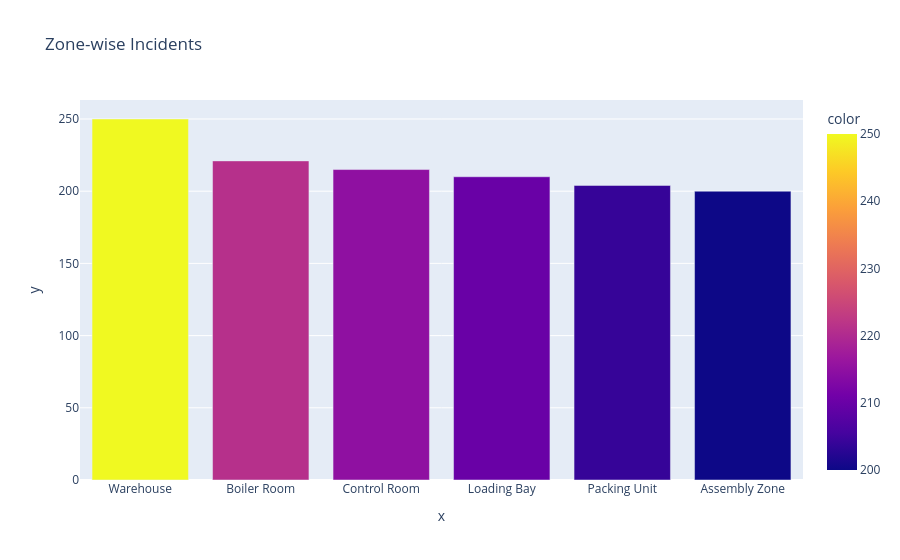

The notebook cell saved with this chart:
### Code cell
fig = px.bar(
    x=zone_counts.index,
    y=zone_counts.values,
    title="Zone-wise Incidents",
    color=zone_counts.values
)

fig.show()

### Figure 1 — Plotly figure (JSON) as saved in the notebook; plotly's stock layout.template omitted (floating-point values rounded to 4 significant figures)
{"data": [{"alignmentgroup": "True", "hovertemplate": "x=%{x}<br>y=%{y}<br>color=%{marker.color}<extra></extra>", "legendgroup": "", "marker": {"color": [250, 221, 215, 210, 204, 200], "coloraxis": "coloraxis", "pattern": {"shape": ""}}, "name": "", "offsetgroup": "", "orientation": "v", "showlegend": false, "textposition": "auto", "type": "bar", "x": ["Warehouse", "Boiler Room", "Control Room", "Loading Bay", "Packing Unit", "Assembly Zone"], "xaxis": "x", "y": [250, 221, 215, 210, 204, 200], "yaxis": "y"}], "layout": {"autosize": true, "barmode": "relative", "coloraxis": {"colorbar": {"title": {"text": "color"}}, "colorscale": [[0, "#0d0887"], [0.1111, "#46039f"], [0.2222, "#7201a8"], [0.3333, "#9c179e"], [0.4444, "#bd3786"], [0.5556, "#d8576b"], [0.6667, "#ed7953"], [0.7778, "#fb9f3a"], [0.8889, "#fdca26"], [1, "#f0f921"]]}, "legend": {"tracegroupgap": 0}, "title": {"text": "Zone-wise Incidents"}, "xaxis": {"anchor": "y", "autorange": true, "domain": [0, 1], "range": [-0.5, 5.5], "title": {"text": "x"}, "type": "category"}, "yaxis": {"anchor": "x", "autorange": true, "domain": [0, 1], "range": [0, 263.2], "title": {"text": "y"}, "type": "linear"}}}
